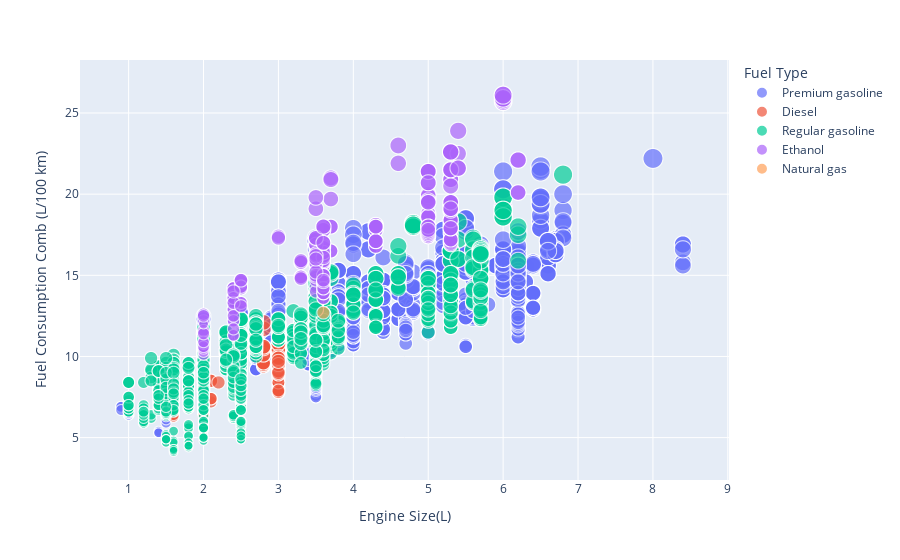

The notebook cell this image was saved under:
### Code cell
fig = px.scatter(df, x="Engine Size(L)", y="Fuel Consumption Comb (L/100 km)",
                 color="Fuel Type",
                 size='CO2 Emissions(g/km)')
  
fig.show()

### Figure 1 — Plotly figure (JSON) as saved in the notebook; plotly's stock layout.template omitted (floating-point values rounded to 4 significant figures; data arrays with more than 128 entries replaced by an {"elided": "..."} marker saying what was removed)
{"data": [{"hovertemplate": "Fuel Type=Premium gasoline<br>Engine Size(L)=%{x}<br>Fuel Consumption Comb (L/100 km)=%{y}<br>CO2 Emissions(g/km)=%{marker.size}<extra></extra>", "legendgroup": "Premium gasoline", "marker": {"color": "#636efa", "size": {"elided": "2641 int values"}, "sizemode": "area", "sizeref": 1.305, "symbol": "circle"}, "mode": "markers", "name": "Premium gasoline", "showlegend": true, "type": "scattergl", "x": {"elided": "2641 float values"}, "xaxis": "x", "y": {"elided": "2641 float values"}, "yaxis": "y"}, {"hovertemplate": "Fuel Type=Diesel<br>Engine Size(L)=%{x}<br>Fuel Consumption Comb (L/100 km)=%{y}<br>CO2 Emissions(g/km)=%{marker.size}<extra></extra>", "legendgroup": "Diesel", "marker": {"color": "#EF553B", "size": {"elided": "146 int values"}, "sizemode": "area", "sizeref": 1.305, "symbol": "circle"}, "mode": "markers", "name": "Diesel", "showlegend": true, "type": "scattergl", "x": {"elided": "146 float values"}, "xaxis": "x", "y": {"elided": "146 float values"}, "yaxis": "y"}, {"hovertemplate": "Fuel Type=Regular gasoline<br>Engine Size(L)=%{x}<br>Fuel Consumption Comb (L/100 km)=%{y}<br>CO2 Emissions(g/km)=%{marker.size}<extra></extra>", "legendgroup": "Regular gasoline", "marker": {"color": "#00cc96", "size": {"elided": "2878 int values"}, "sizemode": "area", "sizeref": 1.305, "symbol": "circle"}, "mode": "markers", "name": "Regular gasoline", "showlegend": true, "type": "scattergl", "x": {"elided": "2878 float values"}, "xaxis": "x", "y": {"elided": "2878 float values"}, "yaxis": "y"}, {"hovertemplate": "Fuel Type=Ethanol<br>Engine Size(L)=%{x}<br>Fuel Consumption Comb (L/100 km)=%{y}<br>CO2 Emissions(g/km)=%{marker.size}<extra></extra>", "legendgroup": "Ethanol", "marker": {"color": "#ab63fa", "size": {"elided": "325 int values"}, "sizemode": "area", "sizeref": 1.305, "symbol": "circle"}, "mode": "markers", "name": "Ethanol", "showlegend": true, "type": "scattergl", "x": {"elided": "325 float values"}, "xaxis": "x", "y": {"elided": "325 float values"}, "yaxis": "y"}, {"hovertemplate": "Fuel Type=Natural gas<br>Engine Size(L)=%{x}<br>Fuel Consumption Comb (L/100 km)=%{y}<br>CO2 Emissions(g/km)=%{marker.size}<extra></extra>", "legendgroup": "Natural gas", "marker": {"color": "#FFA15A", "size": [213], "sizemode": "area", "sizeref": 1.305, "symbol": "circle"}, "mode": "markers", "name": "Natural gas", "showlegend": true, "type": "scattergl", "x": [3.6], "xaxis": "x", "y": [12.7], "yaxis": "y"}], "layout": {"legend": {"itemsizing": "constant", "title": {"text": "Fuel Type"}, "tracegroupgap": 0}, "margin": {"t": 60}, "xaxis": {"anchor": "y", "domain": [0, 1], "title": {"text": "Engine Size(L)"}}, "yaxis": {"anchor": "x", "domain": [0, 1], "title": {"text": "Fuel Consumption Comb (L/100 km)"}}}}
